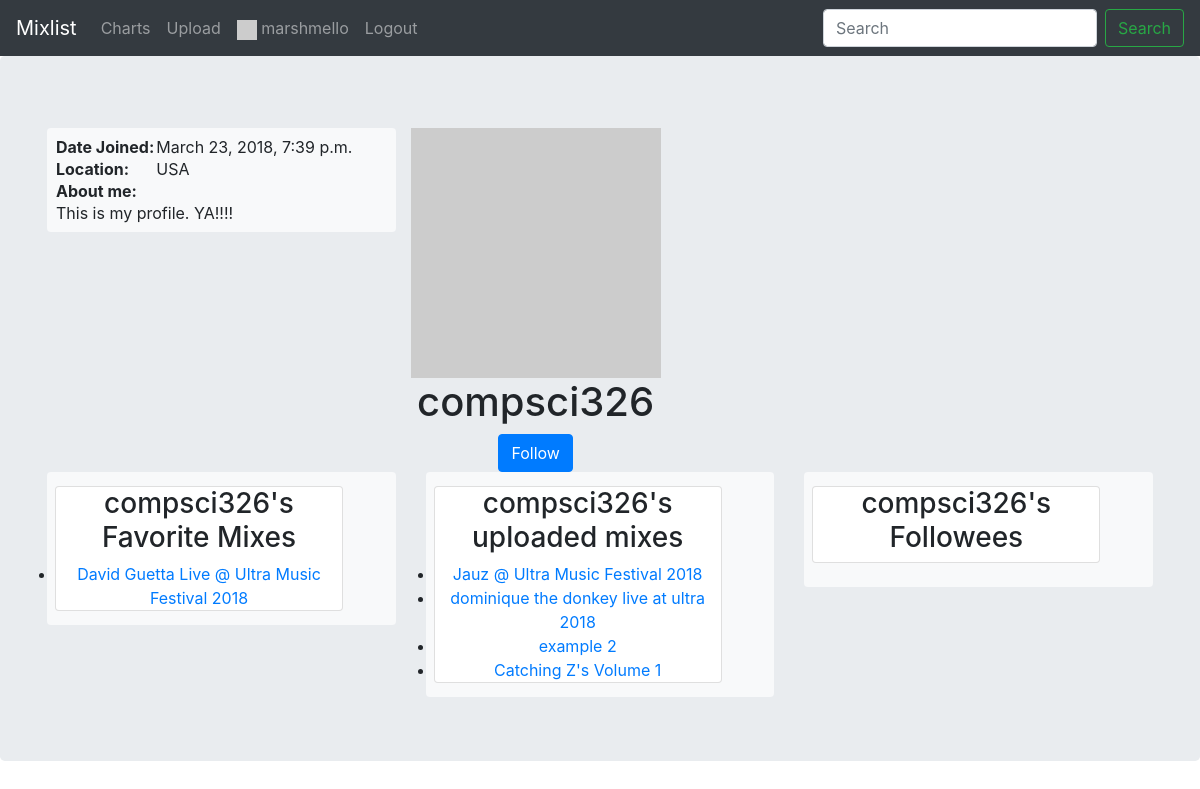
/profile/1 (signed in), run on the app's committed database.
### mixlist/models.py (models this page shows, shortened)
class Profile(models.Model):
    user = models.OneToOneField(User, on_delete=models.CASCADE)
    profile_image = models.FileField(blank=True, null=True)
    location = models.CharField(max_length = 25, blank=True, null=True)
    about_me = models.TextField(blank=True, null=True)
    favorites = models.ManyToManyField('Mix', blank=True)
    recentPlayed = models.ManyToManyField('Mix',blank=True,related_name='listeners')

class Mix(models.Model):
    audio_file = models.FileField() # TODO: Pass in a storage param
    title = models.CharField(max_length=80)
    artist = models.CharField(max_length=80, blank=True, null=True)
    image = models.FileField(blank=True, null=True)
    slug = models.SlugField() # title_of_song_with_underscores_as_spaces
    uploader = models.ForeignKey(Profile, on_delete=models.CASCADE, related_name="mixes")
    length = models.DurationField()
    upload_date = models.DateTimeField(auto_now_add=True)
    description = models.CharField(max_length=1000, blank=True, null=True)
    like_count = models.IntegerField(default=0)
    play_count = models.IntegerField(default=0)
    playlist = models.ManyToManyField('Track', through='PlaylistMembership')
    def get_absolute_url(self):
        return reverse('mix-detail', args=[str(self.slug)])

### mixlist/views.py (the view)
# urls.py: path('profile/<int:pk>', ProfileView.as_view(), name='profile'),
class ProfileView(generic.DetailView):
    model = Profile
    template_name = 'profile_template.html'
    def get_context_data(self, **kwargs):
        context = super(ProfileView, self).get_context_data(**kwargs)
        context['follows'] = Follows.objects.filter(owner__user=self.kwargs['pk'])
        bfollows = []
        for rel in Follows.objects.filter(follows__user=self.kwargs['pk']):
            bfollows.append(rel.owner)
        context['bfollows'] = bfollows
        context['mixs'] = Mix.objects.filter(uploader__user=self.kwargs['pk'])
        return context

### mixlist/templates/profile_template.html (shortened to what this page needs)
{% extends "base_generic.html" %}
{% load static %}
{% block css %}<link rel="stylesheet" type="text/css" href="{% static 'mixlist/profile.css' %}" />{% endblock %}
{% block content %}
<div class="jumbotron">
<div class="container">
	<div class="row">
		<div class="col-lg-12 mt-2">
			<div class="jumbotron2">
				<div class="row">
					<div class="col-lg-4">
						<div class="bg-light p-2 rounded">
							<table>
								<tr>
									<td><b>Date Joined:</b></td>
									<td>{{ profile.user.date_joined }}</td>
								</tr>
								<tr>
									<td><b>Location:</b></td>
									<td>{{ profile.location }}
									</tr>
									<tr>
										<td><b>About me:</b></td>
									</tr>
									<tr>
										<td colspan=2 style="word-wrap: break-word">{{ profile.about_me }}</td>
									</tr>
								</table>
							</div>
						</div>
						<div>
							{% if profile.profile_image %}
							<img src="{{ profile.profile_image.url }}" height="250" width="250">
							{% else %}
							<img src="http://via.placeholder.com/250x250">
							{% endif %}
							<h1 id="username">{{ profile.user.username }}</h1>
							{% if user.is_authenticated %}
								{% if user.profile == profile %}
									<a href="{% url 'edit-profile' %}" class="btn btn-primary">Edit Profile</a>
								{% elif user.profile in bfollows %}
									<a href="{% url 'unfollow' profile.id %}" class="btn btn-secondary">Unfollow</a>
								{% else %}
									<a href="{% url 'follow' profile.id %}" class="btn btn-primary">Follow</a>
								{% endif %}
							{% endif %}
						</div>
					</div>
				</div>
<div class="row">
	<div class="col-lg-4">
		<div class="bg-light p-2 rounded">
			<div class="card" style="width: 18rem;">
				<h3>{{ profile.user.username }}'s Favorite Mixes</h3>
				<ul class="list-group list-group-flush">
					{% for mix in profile.favorites.all %}
					<li><a href="{{mix.get_absolute_url}}">{{ mix.title }}</a></li>
					{% endfor %}
				</ul>
			</div>
		</div>
	</div>
	<div class="col-lg-4">
		<div class="bg-light p-2 rounded">
			<div class="card" style="width: 18rem;">
				<h3>{{ profile.user.username }}'s uploaded mixes</h3>
				<ul class="list-group list-group-flush">
					{% for mix in mixs %}
					<li><a href="{{mix.get_absolute_url}}">{{ mix.title }}</a></li>
					{% endfor %}
				</ul>
			</div>
		</div>
	</div>
	<div class="col-lg-4">
		<div class="bg-light p-2 rounded">
			<div class="card" style="width: 18rem;">
				<h3>{{ profile.user.username }}'s Followees</h3>
			</div>
		</div>
	</div>
</div>
</div>
{% endblock %}

### mixlist/templates/base_generic.html (shortened to what this page needs)
{% load static %}
<html>
    <head>
        <link rel="stylesheet" href="https://maxcdn.bootstrapcdn.com/bootstrap/4.0.0/css/bootstrap.min.css">
        <link rel="stylesheet" type="text/css" href="{% static 'mixlist/site.css' %}" />
        {% block css %}{% endblock %}
    </head>
    <body>
        {% block navbar %}
        <nav class="navbar navbar-expand-md navbar-dark fixed-top bg-dark">
            <a class="navbar-brand" href="{% url 'main-page' %}">Mixlist</a>
            <div class="collapse navbar-collapse" id="navbarCollapse">
                <ul class="navbar-nav mr-auto">
                <li class="nav-item">
                    <a class="nav-link" href="{% url 'view-charts' %}">Charts</a>
                </li>
				<li class="nav-item">
                    <a class="nav-link" href="{% url 'upload-mix' %}">Upload</a>
                </li>
                {% if user.is_authenticated %}
                    <li class="nav-item">
                        <a class="nav-link" href="{% url 'profile' user.pk %}">
                            {% if user.profile.profile_image %}
                                <img src="{{ user.profile.profile_image.url }}" height=20 width=20>
                            {% else %}
                                <img src="http://via.placeholder.com/20x20">
                            {% endif %}
                            {{ user.get_username }}
                        </a>
                    </li>
                    <li class="nav-item">
                        <a class="nav-link" href="{% url 'logout'%}?next={{request.path}}">Logout</a>
                    </li>
                {% endif %}
                </ul>
				<form class="form-inline my-2 my-lg-0" method="GET" action="{% url 'Search' %}">
					<input class="form-control mr-sm-2" type="search" name="inputQuery" placeholder="Search" aria-label="Search">
					<button class="btn btn-outline-success my-2 my-sm-0" type="submit">Search</button>
				</form>
            </div>
        </nav>
        {% endblock %}
        {% block content %}
        {% endblock %}
    </body>
</html>

### mixlist/static/mixlist/site.css (style rules this page uses)
body { padding-top: 56px; }
.card { margin-top: 6px; margin-bottom: 6px; }

### mixlist/static/mixlist/profile.css (style rules this page uses)
div { text-align: center; }

### data on the page
Profile: user.date_joined "March 23, 2018, 7:39 p.m.", location "USA", about_me "This is my profile. YA!!!!", user.username "compsci326"
Mix: title "David Guetta Live @ Ultra Music Festival 2018"
Mix: title "Jauz @ Ultra Music Festival 2018"
Mix: title "dominique the donkey live at ultra 2018"
Mix: title "example 2"
Mix: title "Catching Z's Volume 1"

### other printed values
{{ user.get_username }} "marshmello"
